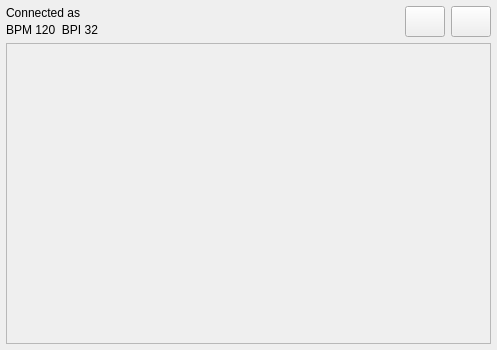
<?xml version="1.0" encoding="UTF-8"?>
<ui version="4.0">
 <class>NinjamRoomWindow</class>
 <widget class="QWidget" name="NinjamRoomWindow">
  <property name="geometry">
   <rect>
    <x>0</x>
    <y>0</y>
    <width>497</width>
    <height>350</height>
   </rect>
  </property>
  <property name="sizePolicy">
   <sizepolicy hsizetype="MinimumExpanding" vsizetype="MinimumExpanding">
    <horstretch>0</horstretch>
    <verstretch>0</verstretch>
   </sizepolicy>
  </property>
  <property name="accessibleDescription">
   <string>you are in the ninjam room window</string>
  </property>
  <layout class="QVBoxLayout" name="verticalLayout">
   <property name="spacing">
    <number>6</number>
   </property>
   <property name="leftMargin">
    <number>6</number>
   </property>
   <property name="topMargin">
    <number>6</number>
   </property>
   <property name="rightMargin">
    <number>6</number>
   </property>
   <property name="bottomMargin">
    <number>6</number>
   </property>
   <item>
    <layout class="QHBoxLayout" name="topLayout">
     <property name="spacing">
      <number>6</number>
     </property>
     <property name="leftMargin">
      <number>0</number>
     </property>
     <property name="topMargin">
      <number>0</number>
     </property>
     <property name="rightMargin">
      <number>0</number>
     </property>
     <property name="bottomMargin">
      <number>0</number>
     </property>
     <item>
      <layout class="QVBoxLayout" name="labelsLayout">
       <property name="spacing">
        <number>3</number>
       </property>
       <item>
        <widget class="QLabel" name="labelUserName">
         <property name="accessibleDescription">
          <string>Current server details</string>
         </property>
         <property name="text">
          <string>Connected as &lt;user_name&gt;</string>
         </property>
        </widget>
       </item>
       <item>
        <widget class="QLabel" name="labelBpmBpi">
         <property name="text">
          <string notr="true">BPM 120  BPI 32</string>
         </property>
        </widget>
       </item>
      </layout>
     </item>
     <item>
      <widget class="QPushButton" name="licenceButton">
       <property name="sizePolicy">
        <sizepolicy hsizetype="Maximum" vsizetype="MinimumExpanding">
         <horstretch>0</horstretch>
         <verstretch>0</verstretch>
        </sizepolicy>
       </property>
       <property name="toolTip">
        <string>read the server licence ...</string>
       </property>
       <property name="accessibleDescription">
        <string>Read the server licence</string>
       </property>
       <property name="text">
        <string/>
       </property>
       <property name="flat">
        <bool>false</bool>
       </property>
      </widget>
     </item>
     <item>
      <widget class="QPushButton" name="chordsButton">
       <property name="sizePolicy">
        <sizepolicy hsizetype="Maximum" vsizetype="MinimumExpanding">
         <horstretch>0</horstretch>
         <verstretch>0</verstretch>
        </sizepolicy>
       </property>
       <property name="minimumSize">
        <size>
         <width>16</width>
         <height>16</height>
        </size>
       </property>
       <property name="accessibleDescription">
        <string>User chors</string>
       </property>
       <property name="text">
        <string/>
       </property>
       <property name="icon">
        <iconset resource="../../resources/jamtaba.qrc">
         <normaloff>:/images/chords.png</normaloff>:/images/chords.png</iconset>
       </property>
      </widget>
     </item>
    </layout>
   </item>
   <item>
    <widget class="QScrollArea" name="scrollArea">
     <property name="sizePolicy">
      <sizepolicy hsizetype="Expanding" vsizetype="Expanding">
       <horstretch>0</horstretch>
       <verstretch>1</verstretch>
      </sizepolicy>
     </property>
     <property name="verticalScrollBarPolicy">
      <enum>Qt::ScrollBarAsNeeded</enum>
     </property>
     <property name="horizontalScrollBarPolicy">
      <enum>Qt::ScrollBarAsNeeded</enum>
     </property>
     <property name="widgetResizable">
      <bool>true</bool>
     </property>
     <widget class="QWidget" name="tracksPanel">
      <property name="geometry">
       <rect>
        <x>0</x>
        <y>0</y>
        <width>483</width>
        <height>297</height>
       </rect>
      </property>
      <layout class="QGridLayout" name="tracksLayout">
       <property name="leftMargin">
        <number>0</number>
       </property>
       <property name="topMargin">
        <number>0</number>
       </property>
       <property name="rightMargin">
        <number>0</number>
       </property>
       <property name="bottomMargin">
        <number>0</number>
       </property>
      </layout>
     </widget>
    </widget>
   </item>
  </layout>
 </widget>
 <resources>
  <include location="../../resources/jamtaba.qrc"/>
 </resources>
 <connections/>
</ui>
